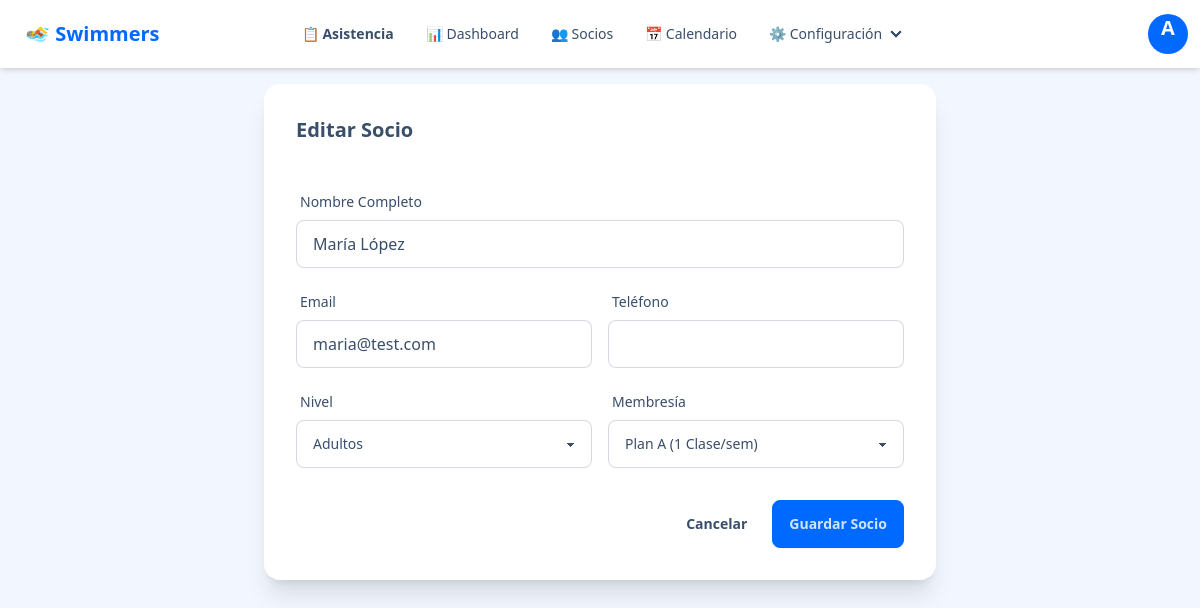
Screenshot of /socios/editar/2 (signed in) with the database file from the repository.
### app/models.py (models this page shows, shortened)
class User(UserMixin, db.Model):
    id = db.Column(db.Integer, primary_key=True)
    username = db.Column(db.String(64), index=True, unique=True, nullable=False)
    password_hash = db.Column(db.String(128))
    role = db.Column(db.String(20), nullable=False) # 'admin', 'recepcion', 'instructor'

class Socio(db.Model):
    id = db.Column(db.Integer, primary_key=True)
    folio = db.Column(db.String(20), unique=True, index=True) # SW0001
    nombre_completo = db.Column(db.String(100), nullable=False)
    foto = db.Column(db.String(200)) # URL o path del archivo
    telefono = db.Column(db.String(20))
    email = db.Column(db.String(120))
    nivel = db.Column(db.String(20), nullable=False)
    fecha_registro = db.Column(db.DateTime, default=datetime.utcnow)
    membresia_id = db.Column(db.Integer, db.ForeignKey('membresia.id'))
    inscripciones = db.relationship('Inscripcion', backref='socio', lazy='dynamic')
    asistencias = db.relationship('Asistencia', backref='socio', lazy='dynamic')
    pagos = db.relationship('Pago', backref='socio', lazy='dynamic')

### app/routes/socios.py (the view)
@socios_bp.route('/editar/<int:id>', methods=['GET', 'POST'])
@login_required
def editar(id):
    socio = Socio.query.get_or_404(id)
    form = SocioForm(obj=socio) # Pre-llenar formulario con datos existentes
    niveles_db = Nivel.query.order_by(Nivel.orden).all()
    form.nivel.choices = [(n.nombre, n.nombre) for n in niveles_db]
    form.membresia_id.choices = [(m.id, m.nombre) for m in Membresia.query.all()]
    if form.validate_on_submit():
        form.populate_obj(socio) # Actualizar objeto con datos del form
        db.session.commit()
        flash('Socio actualizado', 'success')
        return redirect(url_for('socios.lista'))
    return render_template('socios/crear.html', form=form, titulo="Editar Socio")

### app/forms.py
class SocioForm(FlaskForm):
    nombre_completo = StringField('Nombre Completo', validators=[DataRequired(), Length(max=100)])
    email = StringField('Email', validators=[DataRequired(), Email(), Length(max=120)])
    telefono = StringField('Teléfono', validators=[Length(max=20)])
    nivel = SelectField('Nivel', choices=[], validators=[DataRequired()])
    membresia_id = SelectField('Membresía', coerce=int, validators=[DataRequired()])
    submit = SubmitField('Guardar Socio')

### app/models.py (called while the page is built)
@login.user_loader
def load_user(id):
    return User.query.get(int(id))

### app/templates/socios/crear.html (shortened to what this page needs)
{% extends "base.html" %}
{% block content %}
<div class="max-w-2xl mx-auto">
    <div class="card bg-base-100 shadow-xl">
        <div class="card-body">
            <h2 class="card-title mb-4">{{ titulo if titulo else "Registrar Nuevo Socio" }}</h2>
            <form method="POST" class="space-y-4">
                <div class="form-control w-full">
                    <label class="label">
                        <span class="label-text">{{ form.nombre_completo.label.text }}</span>
                    </label>
                    {{ form.nombre_completo(class="input input-bordered w-full") }}
                </div>
                <div class="grid grid-cols-1 md:grid-cols-2 gap-4">
                    <div class="form-control w-full">
                        <label class="label">
                            <span class="label-text">{{ form.email.label.text }}</span>
                        </label>
                        {{ form.email(class="input input-bordered w-full") }}
                    </div>
                    <div class="form-control w-full">
                        <label class="label">
                            <span class="label-text">{{ form.telefono.label.text }}</span>
                        </label>
                        {{ form.telefono(class="input input-bordered w-full") }}
                    </div>
                </div>
                <div class="grid grid-cols-1 md:grid-cols-2 gap-4">
                    <div class="form-control w-full">
                        <label class="label">
                            <span class="label-text">{{ form.nivel.label.text }}</span>
                        </label>
                        {{ form.nivel(class="select select-bordered w-full") }}
                    </div>
                    <div class="form-control w-full">
                        <label class="label">
                            <span class="label-text">{{ form.membresia_id.label.text }}</span>
                        </label>
                        {{ form.membresia_id(class="select select-bordered w-full") }}
                    </div>
                </div>
                <div class="card-actions justify-end pt-4">
                    <a href="{{ url_for('socios.lista') }}" class="btn btn-ghost">Cancelar</a>
                    {{ form.submit(class="btn btn-primary") }}
                </div>
            </form>
        </div>
    </div>
</div>
{% endblock %}

### app/templates/base.html (shortened to what this page needs)
<!DOCTYPE html>
<html lang="es" data-theme="winter">
<head>
    <link href="https://cdn.jsdelivr.net/npm/daisyui@4.12.10/dist/full.min.css" rel="stylesheet" type="text/css" />
    <script src="https://cdn.tailwindcss.com"></script>
</head>
<body class="min-h-screen bg-base-200">
<div class="navbar bg-base-100 shadow-md sticky top-0 z-50">
    <div class="navbar-start">
      <a class="btn btn-ghost text-xl text-primary font-bold">
          🏊 Swimmers
      </a>
    </div>
    <div class="navbar-center hidden lg:flex">
      <ul class="menu menu-horizontal px-1">
        {% if current_user.is_authenticated %}
          <li>
              <a href="{{ url_for('asistencia.hoy') }}" class="font-semibold">
                  📋 Asistencia
              </a>
          </li>
          {% if current_user.role in ['admin', 'recepcion'] %}
              <li><a href="{{ url_for('reportes.dashboard') }}">📊 Dashboard</a></li>
              <li><a href="{{ url_for('socios.lista') }}">👥 Socios</a></li>
              <li><a href="{{ url_for('horarios.calendario') }}">📅 Calendario</a></li>
          {% endif %}
          {% if current_user.role == 'admin' %}
              <li>
                  <details>
                      <summary>⚙️ Configuración</summary>
                  </details>
              </li>
          {% endif %}
        {% endif %}
      </ul>
    </div>
    <div class="navbar-end">
      {% if current_user.is_authenticated %}
          <div class="dropdown dropdown-end">
              <div tabindex="0" role="button" class="btn btn-ghost btn-circle avatar">
                  <div class="w-10 rounded-full bg-primary text-white flex items-center justify-center">
                      <span class="text-xl font-bold">{{ current_user.username[:1].upper() }}</span>
                  </div>
              </div>
          </div>
      {% else %}
          <a href="{{ url_for('auth.login') }}" class="btn btn-primary btn-sm">Iniciar Sesión</a>
      {% endif %}
    </div>
  </div>
    <main class="container mx-auto p-4">
        {% block content %}{% endblock %}
    </main>
</body>
</html>

### rows the page displays
User: username "A"
Socio: nombre_completo "María López", email "maria@test.com", nivel "Adultos", membresia_id "Plan A (1 Clase/sem)"

### other values shown
{{ titulo if titulo else "Registrar Nuevo Socio" }} "Editar Socio"
